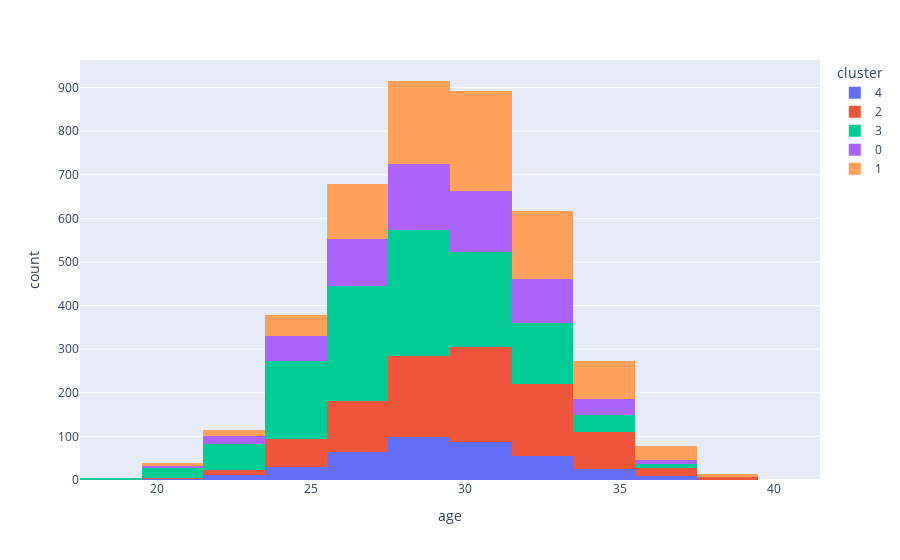

Write notebook code for a chart like this one.
### Code cell
# standardize the data
scaler = StandardScaler()
X_std = scaler.fit_transform(churn.drop('churn', axis=1))

# create the KMeans model with 5 clusters
kmeans = KMeans(n_clusters=5, random_state=42)

# fit the model to the standardized data
kmeans.fit(X_std)

# add the predicted cluster labels to the churn dataframe
df_clustered = churn.copy()
df_clustered['cluster'] = kmeans.labels_

# create histograms of each feature, colored by cluster
fig = px.histogram(df_clustered, x='age', color='cluster', nbins=20)
fig.show()

### Figure 1 — Plotly figure (JSON) as saved in the notebook; plotly's stock layout.template omitted (floating-point values rounded to 4 significant figures; data arrays with more than 128 entries replaced by an {"elided": "..."} marker saying what was removed)
{"data": [{"alignmentgroup": "True", "bingroup": "x", "hovertemplate": "cluster=4<br>age=%{x}<br>count=%{y}<extra></extra>", "legendgroup": "4", "marker": {"color": "#636efa", "pattern": {"shape": ""}}, "name": "4", "nbinsx": 20, "offsetgroup": "4", "orientation": "v", "showlegend": true, "type": "histogram", "x": {"elided": "386 int values"}, "xaxis": "x", "yaxis": "y"}, {"alignmentgroup": "True", "bingroup": "x", "hovertemplate": "cluster=2<br>age=%{x}<br>count=%{y}<extra></extra>", "legendgroup": "2", "marker": {"color": "#EF553B", "pattern": {"shape": ""}}, "name": "2", "nbinsx": 20, "offsetgroup": "2", "orientation": "v", "showlegend": true, "type": "histogram", "x": {"elided": "865 int values"}, "xaxis": "x", "yaxis": "y"}, {"alignmentgroup": "True", "bingroup": "x", "hovertemplate": "cluster=3<br>age=%{x}<br>count=%{y}<extra></extra>", "legendgroup": "3", "marker": {"color": "#00cc96", "pattern": {"shape": ""}}, "name": "3", "nbinsx": 20, "offsetgroup": "3", "orientation": "v", "showlegend": true, "type": "histogram", "x": {"elided": "1227 int values"}, "xaxis": "x", "yaxis": "y"}, {"alignmentgroup": "True", "bingroup": "x", "hovertemplate": "cluster=0<br>age=%{x}<br>count=%{y}<extra></extra>", "legendgroup": "0", "marker": {"color": "#ab63fa", "pattern": {"shape": ""}}, "name": "0", "nbinsx": 20, "offsetgroup": "0", "orientation": "v", "showlegend": true, "type": "histogram", "x": {"elided": "633 int values"}, "xaxis": "x", "yaxis": "y"}, {"alignmentgroup": "True", "bingroup": "x", "hovertemplate": "cluster=1<br>age=%{x}<br>count=%{y}<extra></extra>", "legendgroup": "1", "marker": {"color": "#FFA15A", "pattern": {"shape": ""}}, "name": "1", "nbinsx": 20, "offsetgroup": "1", "orientation": "v", "showlegend": true, "type": "histogram", "x": {"elided": "889 int values"}, "xaxis": "x", "yaxis": "y"}], "layout": {"barmode": "relative", "legend": {"title": {"text": "cluster"}, "tracegroupgap": 0}, "margin": {"t": 60}, "xaxis": {"anchor": "y", "domain": [0, 1], "title": {"text": "age"}}, "yaxis": {"anchor": "x", "domain": [0, 1], "title": {"text": "count"}}}}
